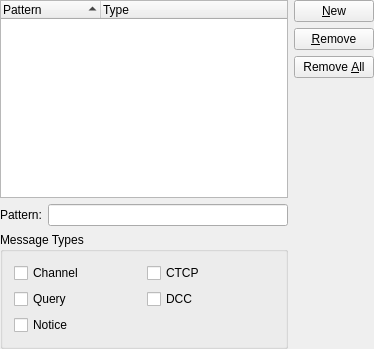
<?xml version="1.0" encoding="UTF-8"?>
<ui version="4.0">
 <author>Copyright (C) 2005 Peter Simonsson</author>
 <comment>This program is free software; you can redistribute it and/or modify
it under the terms of the GNU General Public License as published by
the Free Software Foundation; either version 2 of the License, or
(at your option) any later version.
</comment>
 <class>Ignore_ConfigUI</class>
 <widget class="QWidget" name="Ignore_ConfigUI">
  <property name="geometry">
   <rect>
    <x>0</x>
    <y>0</y>
    <width>374</width>
    <height>349</height>
   </rect>
  </property>
  <property name="sizePolicy">
   <sizepolicy hsizetype="MinimumExpanding" vsizetype="MinimumExpanding">
    <horstretch>0</horstretch>
    <verstretch>0</verstretch>
   </sizepolicy>
  </property>
  <property name="baseSize">
   <size>
    <width>300</width>
    <height>200</height>
   </size>
  </property>
  <layout class="QGridLayout">
   <property name="margin">
    <number>0</number>
   </property>
   <item row="0" column="0" colspan="2">
    <widget class="QTreeWidget" name="ignoreListView">
     <property name="rootIsDecorated">
      <bool>false</bool>
     </property>
     <property name="sortingEnabled">
      <bool>true</bool>
     </property>
     <column>
      <property name="text">
       <string>Pattern</string>
      </property>
     </column>
     <column>
      <property name="text">
       <string>Type</string>
      </property>
     </column>
    </widget>
   </item>
   <item row="1" column="0">
    <widget class="QLabel" name="textLabel2">
     <property name="text">
      <string>Pattern:</string>
     </property>
     <property name="wordWrap">
      <bool>false</bool>
     </property>
    </widget>
   </item>
   <item row="1" column="1">
    <widget class="KLineEdit" name="txtPattern"/>
   </item>
   <item row="2" column="0" colspan="2">
    <widget class="QGroupBox" name="grpMessageTypes">
     <property name="sizePolicy">
      <sizepolicy hsizetype="Expanding" vsizetype="Preferred">
       <horstretch>0</horstretch>
       <verstretch>0</verstretch>
      </sizepolicy>
     </property>
     <property name="title">
      <string>Message Types</string>
     </property>
     <layout class="QGridLayout">
      <item row="0" column="1">
       <widget class="QCheckBox" name="chkCTCP">
        <property name="text">
         <string>CTCP</string>
        </property>
       </widget>
      </item>
      <item row="0" column="0">
       <widget class="QCheckBox" name="chkChannel">
        <property name="text">
         <string>Channel</string>
        </property>
       </widget>
      </item>
      <item row="1" column="1">
       <widget class="QCheckBox" name="chkDCC">
        <property name="text">
         <string>DCC</string>
        </property>
       </widget>
      </item>
      <item row="2" column="0">
       <widget class="QCheckBox" name="chkNotice">
        <property name="text">
         <string>Notice</string>
        </property>
       </widget>
      </item>
      <item row="1" column="0">
       <widget class="QCheckBox" name="chkQuery">
        <property name="text">
         <string>Query</string>
        </property>
       </widget>
      </item>
     </layout>
    </widget>
   </item>
   <item row="0" column="2" rowspan="3">
    <layout class="QVBoxLayout">
     <item>
      <widget class="KPushButton" name="newButton">
       <property name="text">
        <string>&amp;New</string>
       </property>
      </widget>
     </item>
     <item>
      <widget class="KPushButton" name="removeButton">
       <property name="text">
        <string>&amp;Remove</string>
       </property>
      </widget>
     </item>
     <item>
      <widget class="KPushButton" name="removeAllButton">
       <property name="text">
        <string>Remove &amp;All</string>
       </property>
      </widget>
     </item>
     <item>
      <spacer name="spacer9">
       <property name="orientation">
        <enum>Qt::Vertical</enum>
       </property>
       <property name="sizeType">
        <enum>QSizePolicy::Expanding</enum>
       </property>
       <property name="sizeHint" stdset="0">
        <size>
         <width>20</width>
         <height>40</height>
        </size>
       </property>
      </spacer>
     </item>
    </layout>
   </item>
  </layout>
 </widget>
 <layoutdefault spacing="6" margin="11"/>
 <layoutfunction spacing="KDialog::spacingHint" margin="KDialog::marginHint"/>
 <customwidgets>
  <customwidget>
   <class>KLineEdit</class>
   <extends>QLineEdit</extends>
   <header>klineedit.h</header>
  </customwidget>
  <customwidget>
   <class>KPushButton</class>
   <extends>QPushButton</extends>
   <header>kpushbutton.h</header>
  </customwidget>
 </customwidgets>
 <tabstops>
  <tabstop>ignoreListView</tabstop>
  <tabstop>txtPattern</tabstop>
  <tabstop>chkChannel</tabstop>
  <tabstop>chkQuery</tabstop>
  <tabstop>chkNotice</tabstop>
  <tabstop>chkCTCP</tabstop>
  <tabstop>chkDCC</tabstop>
  <tabstop>newButton</tabstop>
  <tabstop>removeButton</tabstop>
  <tabstop>removeAllButton</tabstop>
 </tabstops>
 <includes>
  <include location="local">kpushbutton.h</include>
  <include location="local">kpushbutton.h</include>
  <include location="local">kpushbutton.h</include>
 </includes>
 <resources/>
 <connections/>
</ui>
